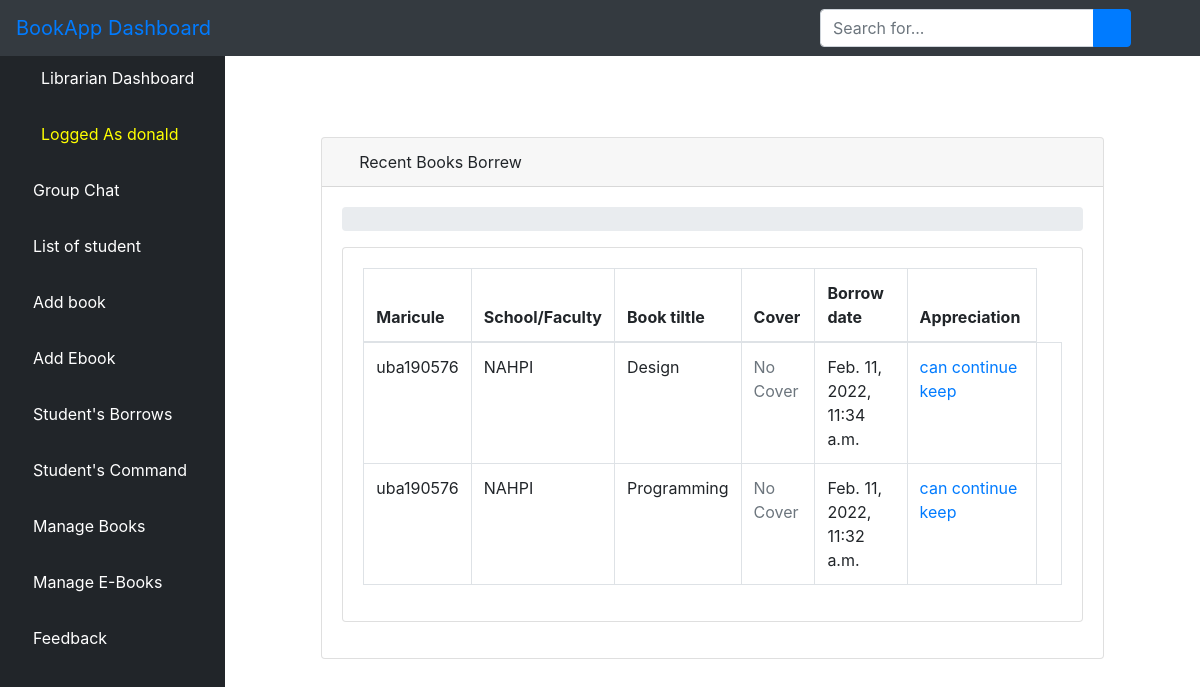
Page /listborrow/ (signed in) on the committed database.
### users/models.py (models this page shows, shortened)
class User(AbstractUser):
    is_admin = models.BooleanField(default=False)
    is_librarian = models.BooleanField(default=False)
    is_student = models.BooleanField(default=False)
    is_publisher = models.BooleanField(default=False)
    is_not_verified = models.BooleanField(default=True)
    class Meta:
        swappable = 'AUTH_USER_MODEL'

class CommandBook(models.Model):
    name = models.ForeignKey(Books, on_delete=models.CASCADE)
    comand_date = models.DateTimeField(auto_now_add=True)
    student_name = models.ForeignKey(Profile, on_delete=models.CASCADE)
    confirm = models.BooleanField(default=False)
    class Meta:
        ordering = ['-comand_date']

class Profile(models.Model):
    user = models.OneToOneField(User, on_delete=models.CASCADE)
    matricule = models.CharField(max_length=100)
    NAHPI = 'NAHPI'
    FSCH = 'FSCH'
    HCIM = 'HCIM'
    FACULTY = 'FACULTY'
    ENS = 'ENS'
    ENSET = 'ENSET'
    SCHOOL = [
        ( NAHPI, 'NAHPI'),( FSCH , 'FSCH'), ( HCIM, 'HCIM'),( FACULTY ,'FACULTY'),
        ( ENS, 'ENS'), (ENSET, 'ENSET')
    ]
    school = models.CharField(max_length=100, choices=SCHOOL, default='NAHPI')
    department = models.CharField(max_length=100)
    l1='1'
    l2='2'
    l3='3'
    l4='4'
    l5='5'
    l6='6'
    l7='7'
    level = [
        (l1,'1'),
        (l2,'2'),
        (l3,'3'),
        (l4,'4'),
        (l5,'5'),
        (l6,'6'),
        (l7,'7')
    ]
    level =  models.CharField(max_length=100, choices=level, default='1')
    picture = models.ImageField(upload_to=rename_image, blank=True)

class Books(models.Model):
    title = models.CharField(max_length=100)
    author = models.CharField(max_length=100)
    year = models.CharField(max_length=100)
    description = models.CharField(max_length=100)
    category = models.ForeignKey(Ecategory, on_delete=models.CASCADE, blank=True, null=True)
    uploaded_by = models.CharField(max_length=100)
    cover = models.ImageField(upload_to='cover', blank=True)
    date_added = models.DateTimeField(auto_now_add=True)
    class Meta:
        ordering = ['-date_added']
        verbose_name = ('Book')
        verbose_name_plural = ('Books')
    def __str__(self):
        return self.title

### users/views.py (the view)
# urls.py: path("listborrow/", views.ListBorrowView.as_view(),  name="listborrow"),
class ListBorrowView(LoginRequiredMixin, ListView):
    queryset = CommandBook.objects.all()
    template_name = 'librarian/listborrow.html'
    context_object_name = 'bookBorrow'
    paginate_by = 4
    def get_queryset(self):
        return CommandBook.objects.order_by('-id')

### users/templates/librarian/listborrow.html (shortened to what this page needs)
{% extends 'librarian/base.html' %}
{% load static %}
{% block body %}
<div class="container-fluid">
  <div class="row" style="padding-top: 87px">
    <div class="col-sm-1" style="color: red">
    </div>
    <div class="col-sm-10">
      <div class="card mb-3">
        <div class="card-header">
          <i class="fas fa-table text-primary"></i>
          Recent Books Borrew
        </div>
        <div class="card-body">
          <ol class="breadcrumb">
          </ol>
          <div class="card mb-3">
            <div class="card-body">
              <div class="table-responsive">
                <table class="table table-bordered" id="dataTable" width="100%" cellspacing="0">
                  <thead>
                    <tr>
                      <th>Maricule</th>
                      <th>School/Faculty</th>
                      <th>Book tiltle</th>
                      <th>Cover</th>
                      <th>Borrow date</th>
                      <th>Appreciation</th>
                    </tr>
                  </thead>
                  <tbody>
                  {% if bookBorrow %}
                    {% for book in bookBorrow %}
                    {% if book.confirm %}
                    <tr>
                      <td>{{ book.student_name.matricule }}</td>
                      <td>{{ book.student_name.school}}</td>
                      <td>{{ book.name }}</td>
                      <td>
                        {% if book.cover %}
                        <img src="{{ book.name.cover }}" alt="{{ book.name.title}}" style="height: 100px; width: 100px">
                        {% else %}
                        <span class="text-muted">No Cover</span>
                        {% endif %}
                      </td>
                      <td> {{book.comand_date }}</td>
                      {% if a > 7 %}
                      <td class="text-danger"> Need to back
                      <td>
                        {% else %}
                      <td class="text-primary"> can continue keep
                      <td>
                        {% endif %}
                    </tr>
                    {% endif %}
                    {% endfor %}
                    {% endif %}
                  </tbody>
                </table>
              </div>
            </div>
          </div>
        </div>
      </div>
    </div>
    <div class="col-sm-1">
    </div>
  </div>
  </body>
  </html>
  {% endblock %}

### users/templates/librarian/base.html (shortened to what this page needs)
{% load static %}
<!DOCTYPE html>
<html lang="en">
<head>
    {% load static %}
    <link href="{% static 'vendor/fontawesome-free/css/all.min.css' %}" rel="stylesheet" type="text/css">
       <link rel="stylesheet" href="{% static 'assets/css/bootstrap.min.css' %}">
      <link rel="stylesheet" href="{% static 'assets/fonts/font-awesome-4.7.0/css/font-awesome.min.css' %}">
    <link href="{% static 'vendor/datatables/dataTables.bootstrap4.css' %}" rel="stylesheet">
    <link rel="stylesheet" type="text/css" href="{% static 'css/master.css' %}">
    <link href="{% static 'css/sb-admin.css' %}" rel="stylesheet">
</head>
<body id="page-top">
<nav class="navbar navbar-expand navbar-dark bg-dark fixed-top">
    <a class="navbar-brand mr-1 text-primary" href="">BookApp Dashboard</a>
    <button class="btn btn-link btn-sm text-white order-1 order-sm-0" id="sidebarToggle" href="#">
        <i class="fas fa-bars"></i>
    </button>
      <form class="d-none d-md-inline-block form-inline ml-auto mr-0 mr-md-3 my-2 my-md-0" action="">
        <div class="input-group">
            <input type="text" class="form-control" name="query" placeholder="Search for..." aria-label="Search" aria-describedby="basic-addon2">
            <div class="input-group-append">
                <button class="btn btn-primary" type="submit">
                    <i class="fas fa-search"></i>
                </button>
            </div>
        </div>
    </form>
    <ul class="navbar-nav ml-auto ml-md-0">
        <li class="nav-item dropdown no-arrow">
            <a class="nav-link dropdown-toggle" href="#" id="userDropdown" role="button" data-toggle="dropdown" aria-haspopup="true" aria-expanded="false">
                <i class="fas fa-user-circle fa-fw text-primary"></i>
            </a>
        </li>
    </ul>
</nav>
<div id="wrapper" style="padding-top: 50px">
<ul class="sidebar navbar-nav">
    <li class="nav-item active">
        <a class="nav-link" href="{% url 'librarian' %}">
            <i class="fas fa-fw fa-tachometer-alt"></i>
            <span>Librarian Dashboard</span>
        </a>
    </li>
    <li class="nav-item active">
        <a class="nav-link" href="">
            <i class="fas fa-user-circle fa-fw text-warning"></i>
            <span style="color: yellow">Logged As {{ user.username }}</span>
        </a>
    </li>
      <li class="nav-item">
        <a class="nav-link" href="{% url 'llchat' %}">
            <i class="fas fa-book text-primary"></i>
            <span style="color: white">Group Chat</span>
        </a>
    </li>
        <li class="nav-item">
        <a class="nav-link" href="">
            <i class="fas fa-book text-primary"></i>
            <span style="color: white">List of student</span>
        </a>
    </li>
        <li class="nav-item">
        <a class="nav-link" href="{% url 'laddbook' %}">
            <i class="fas fa-book text-primary"></i>
            <span style="color: white">Add book</span>
        </a>
    </li>
        <li class="nav-item">
        <a class="nav-link" href="{% url 'laddebook' %}">
            <i class="fas fa-book text-primary"></i>
            <span style="color: white">Add Ebook</span>
        </a>
    </li>
        <li class="nav-item">
        <a class="nav-link" href="{% url 'listborrow' %}">
            <i class="fas fa-book text-primary"></i>
            <span style="color: white">Student's Borrows </span>
        </a>
    </li>
    <li class="nav-item">
        <a class="nav-link" href="{% url 'listcommand' %}">
            <i class="fas fa-book text-primary"></i>
            <span style="color: white">Student's Command</span>
        </a>
    </li>
      <li class="nav-item">
        <a class="nav-link" href="{% url 'lmbook' %}">
            <i class="fas fa-book text-primary"></i>
            <span style="color: white">Manage Books</span>
        </a>
    </li>
    <li class="nav-item">
        <a class="nav-link" href="{% url 'lmebook' %}">
            <i class="fas fa-book text-primary"></i>
            <span style="color: white">Manage E-Books</span>
        </a>
    </li>
     <li class="nav-item">
        <a class="nav-link" href="{% url 'listfeedback' %}">
            <i class="fas fa-book text-primary"></i>
            <span style="color: white">Feedback</span>
        </a>
    </li>
</ul>
    {% block body %}{% endblock %}

### users/static/css/master.css (style rules this page uses)
html { scroll-behavior: smooth; }
li { list-style-type: none; }

### users/templates/librarian/base.html (style rules this page uses)
body { display: flex; flex-direction: column; min-height: 100vh; }

### rows in the picture
User: username "donald"
CommandBook: student_name.matricule "uba190576", student_name.school "NAHPI", name "Design", comand_date "Feb. 11, 2022, 11:34 a.m."
CommandBook: student_name.matricule "uba190576", student_name.school "NAHPI", name "Programming", comand_date "Feb. 11, 2022, 11:32 a.m."
